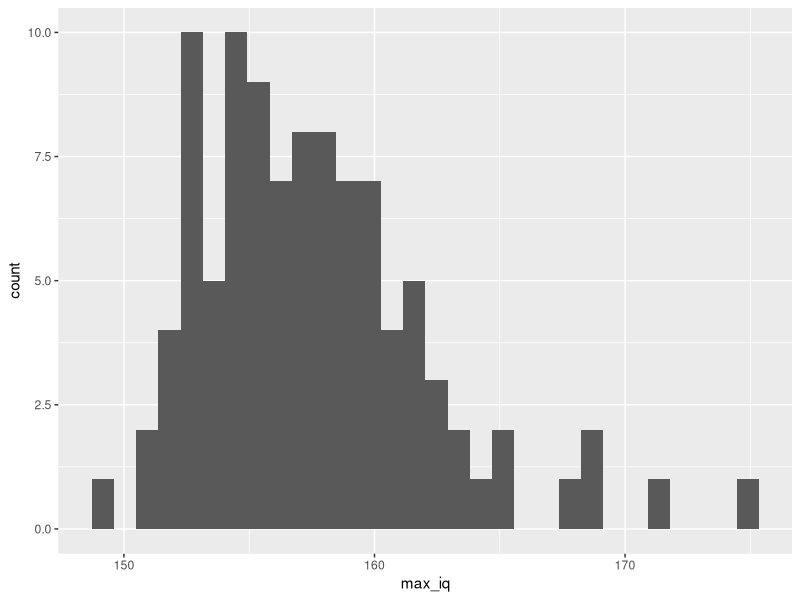
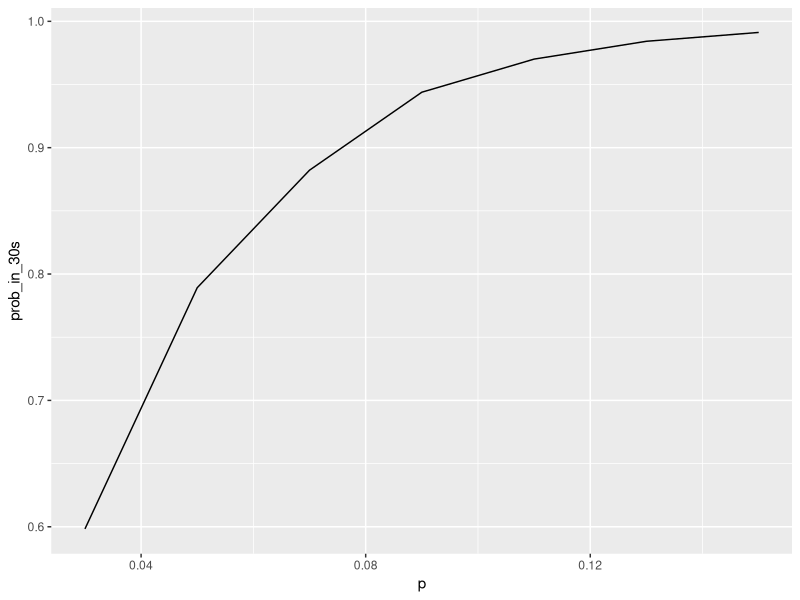
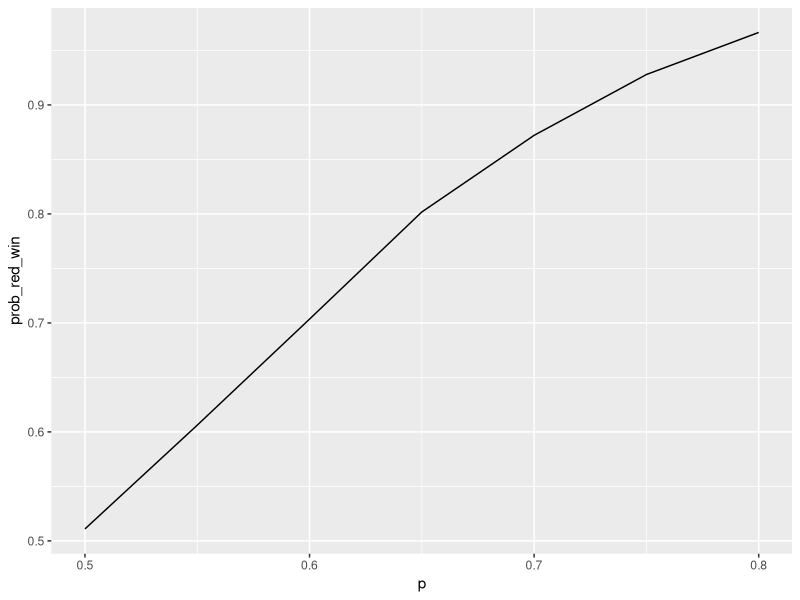
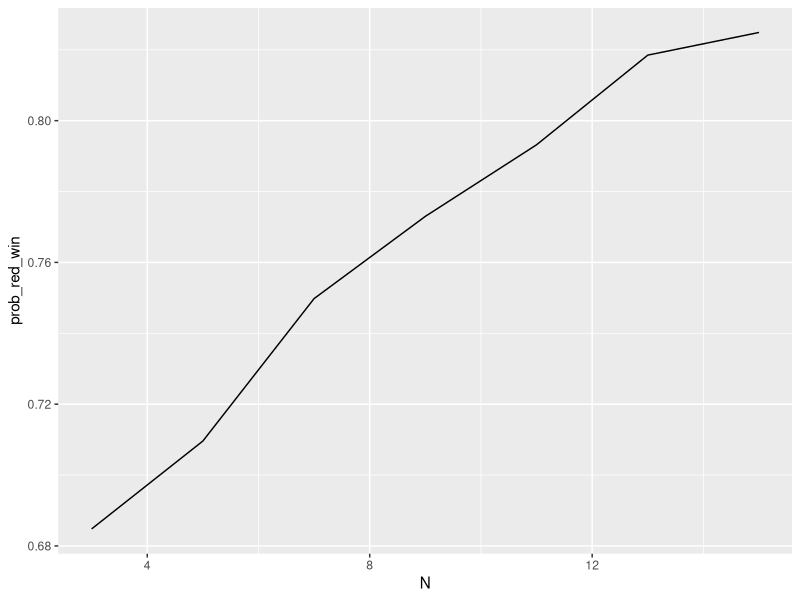
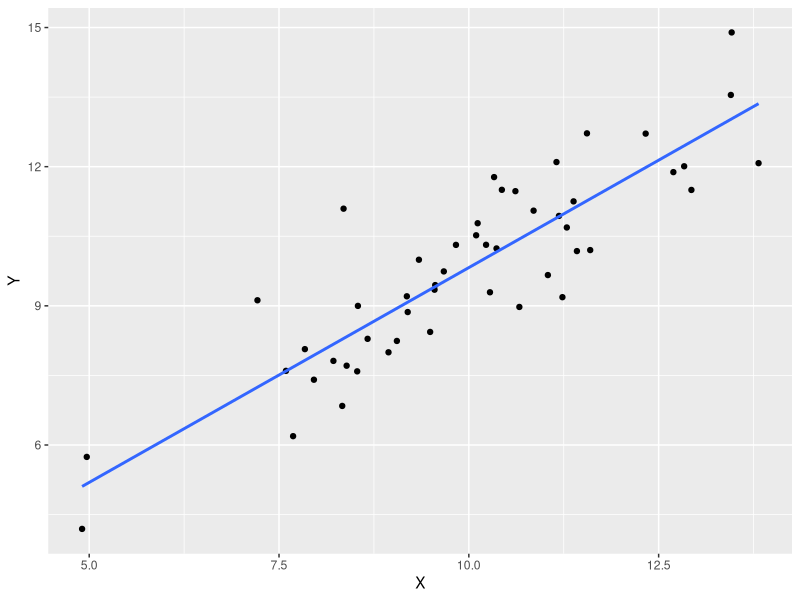
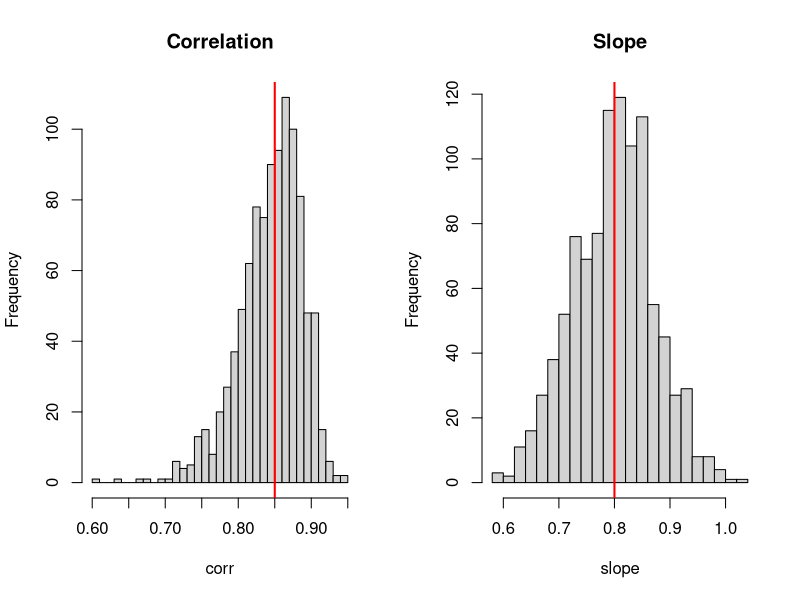
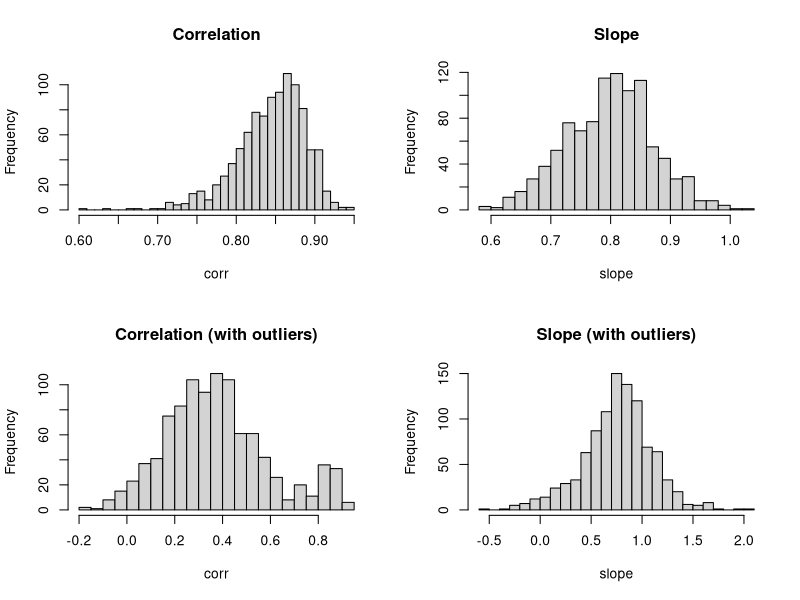
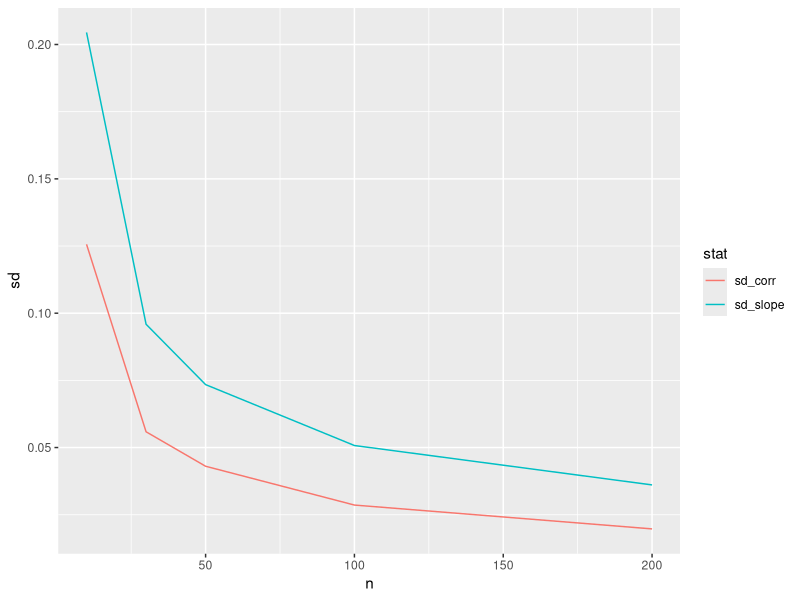

Generate these figures, in order, with R:
## ---- chunk 1
knitr::opts_chunk$set(echo = TRUE)
## ---- chunk 2
# Load the package.
library(dplyr)
library(ggplot2)

## ---- chunk 3
# {1,2,3} in {1,2,3,4,5,6}
p_once <- 0.5
p_once^6
## ---- chunk 4
B <- 100
max_iq <- replicate(B,{
  iq <- rnorm(10000, mean=100, sd=15)
  max(iq)
})
df <- data.frame(max_iq)
df |> ggplot(aes(x=max_iq)) + geom_histogram()

## ---- chunk 5
game_bankrupt <- function(){
  pocket <- 1
  while (pocket > 0 && pocket < 10) {
    flip <- sample(c("head", "tail"), size = 1)
    if (flip == "head") pocket <- pocket + 1
    else pocket <- pocket - 1
  }
  pocket == 0
}
set.seed(123)
p_bankrupt <- replicate(n = 10000, game_bankrupt()) |> mean()
paste("Prob of bankrupt =", round(p_bankrupt, 3)) |> print()
paste("Expected winning per 10000 games =", round((1-p_bankrupt) * 10000, 3)) |> print()
## ---- chunk 6
set.seed(2026)

caught_in_30 <- function(){
  throws <- sample(c("catched","not catched"),size=30,prob=c(0.07,1-0.07),replace=TRUE)
  any(throws == "catched")
}

p_catched <- replicate(n = 10000, caught_in_30()) |> mean()
p_catched
## ---- chunk 7
set.seed(2026)

balls_to_caught <- function(){
  n_throws <- 0
  caught <- FALSE
  while (!caught) {
    n_throws <- n_throws + 1
    caught <- sample(c(TRUE, FALSE), size = 1, prob = c(0.07, 1-0.07))
  }
  n_throws
}

e_throws <- replicate(n = 10000, balls_to_caught()) |> mean()
e_throws
## ---- chunk 8
set.seed(2026)

p_values <- seq(0.03, 0.15, by=0.02)

caught_in_30 <- function(p){
  throws <- sample(c("catched","not catched"),size=30,prob=c(p,1-p),replace=TRUE)
  any(throws == "catched")
}

mc <- data.frame(
  p = p_values,
  prob_in_30s = sapply(p_values, function(p) {replicate(n = 10000, caught_in_30(p)) |> mean()})
)
mc |> ggplot() + geom_line(aes(x=p, y=prob_in_30s))
## ---- chunk 9
set.seed(2026)

red_win_4 <- function(){
  games <- sample(c(T,F),size=7, prob=c(0.62,1-0.62), replace=T)
  sum(games) >= 4
}

p_red_win <- replicate(n = 10000, red_win_4()) |> mean()
p_red_win
## ---- chunk 10
set.seed(2026)

p_values <- seq(0.5,0.8,by=0.05)

red_win_4 <- function(p){
  games <- sample(c(T,F),size=7, prob=c(p,1-p), replace=T)
  sum(games) >= 4
}
get_prob <- function(p){
  replicate(n = 10000, red_win_4(p)) |> mean()
}

mc <- data.frame(
  p = p_values,
  prob_red_win = sapply(p_values, get_prob)
)
mc |> ggplot() + geom_line(aes(x=p, y=prob_red_win))
## ---- chunk 11
set.seed(2026)

p <- 0.62
Ns <- seq(3,15,by=2)

red_win_4 <- function(p,N){
  games <- sample(c(T,F),size=N, prob=c(p,1-p), replace=T)
  sum(games) >= (N+1)/2
}
get_prob <- function(N){
  replicate(n = 10000, red_win_4(p,N)) |> mean()
}

mc <- data.frame(
  N = Ns,
  prob_red_win = sapply(Ns, get_prob)
)
mc |> ggplot() + geom_line(aes(x=N, y=prob_red_win))
## ---- chunk 12
set.seed(2026)

sim_y <- function(x) {
  2 + 0.8*x + rnorm(length(x))
}

simulate_data <- function(n) {
  x <- rnorm(n,mean=10,sd=2)
  y <- sim_y(x)
  data.frame(X=x,Y=y)
}

df <- simulate_data(50)

cor_coef <- cor(df$X, df$Y)
slope <- coef(lm(Y~X, df))[2] |> as.numeric()

paste("Corr:", round(cor_coef, 3)) |> print()
paste("Slope:", round(slope, 3)) |> print()

df |> ggplot() + 
  geom_point(aes(x=X,y=Y)) +
  geom_smooth(aes(x=X,y=Y),method='lm',se=F)
## ---- chunk 13
set.seed(2026)

cor_reg <- function() {
  df <- simulate_data(50)
  corr <- cor(df$X, df$Y)
  slope <- coef(lm(Y~X, df))[2] |> as.numeric()
  c(corr,slope)
}

df <- replicate(1000, cor_reg()) |> t() |> as.data.frame()
colnames(df) <- c('corr','slope')

par(mfrow = c(1, 2))
hist(df$corr, main = "Correlation", xlab = "corr", breaks=30)
abline(v = 0.85, col = "red", lwd = 2)
hist(df$slope, main = "Slope", xlab = "slope", breaks=30)
abline(v = 0.8, col = "red", lwd = 2)
## ---- chunk 14
set.seed(2026)

simulate_data_with_outliers <- function(n,outlier_prob) {
  x <- rnorm(n,mean=10,sd=2)
  is_outlier <- sample(c(T,F), n, prob=c(outlier_prob,1-outlier_prob), replace=T)
  y <- ifelse(
    is_outlier, 
    rnorm(n,mean=30,5), 
    sim_y(x)
  )
  data.frame(X=x,Y=y)
}

cor_reg_with_outliers <- function() {
  df <- simulate_data_with_outliers(50,0.05)
  corr <- cor(df$X, df$Y)
  slope <- coef(lm(Y~X, df))[2] |> as.numeric()
  c(corr,slope)
}

df <- replicate(1000, cor_reg()) |> t() |> as.data.frame()
colnames(df) <- c('corr','slope')
df_outliers <- replicate(1000, cor_reg_with_outliers()) |> t() |> as.data.frame()
colnames(df_outliers) <- c('corr','slope')

par(mfrow = c(2,2))
hist(df$corr, main = "Correlation", xlab = "corr", breaks=30)
hist(df$slope, main = "Slope", xlab = "slope", breaks=30)
hist(df_outliers$corr, main = "Correlation (with outliers)", xlab = "corr", breaks=30)
hist(df_outliers$slope, main = "Slope (with outliers)", xlab = "slope", breaks=30)

summarise_mean_sd <- function(d, label) {
  data.frame(
    variable = names(d),
    dataset  = label,
    mean     = sapply(d, mean),
    sd       = sapply(d, sd),
    row.names = NULL
  )
}
rbind(
  summarise_mean_sd(df, "no_outliers"),
  summarise_mean_sd(df_outliers, "with_outliers")
) |> arrange(variable)
## ---- chunk 15
n_values <- c(10, 30, 50, 100, 200)
set.seed(2026)

sim_y <- function(x) {
  2 + 0.8 * x + rnorm(length(x))
}

simulate_data <- function(n) {
  x <- rnorm(n, mean = 10, sd = 2)
  y <- sim_y(x)
  data.frame(X = x, Y = y)
}

cor_reg_n <- function(n) {
  df <- simulate_data(n)
  corr <- cor(df$X, df$Y)
  slope <- as.numeric(coef(lm(Y ~ X, data = df))[2])
  c(corr = corr, slope = slope)
}

sample_sd <- function(n, B = 500) {
  sims <- replicate(B, cor_reg_n(n)) |> t() |> as.data.frame()
  c(sd_corr = sd(sims$corr), sd_slope = sd(sims$slope))
}

mc <- sapply(n_values, sample_sd) |> t() |> as.data.frame()
mc$n <- n_values

library(tidyr)
mc |> pivot_longer(-n, names_to='stat', values_to='sd') |>
  ggplot() +
  geom_line(aes(x=n,y=sd,color=stat))
